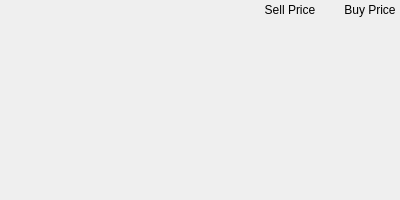
<?xml version="1.0" encoding="UTF-8"?>
<ui version="4.0">
 <class>InputPage</class>
 <widget class="QWidget" name="InputPage">
  <property name="geometry">
   <rect>
    <x>0</x>
    <y>0</y>
    <width>400</width>
    <height>200</height>
   </rect>
  </property>
  <property name="windowTitle">
   <string>InputPage</string>
  </property>
  <layout class="QVBoxLayout" name="verticalLayout">
   <property name="spacing">
    <number>5</number>
   </property>
   <property name="leftMargin">
    <number>0</number>
   </property>
   <property name="topMargin">
    <number>0</number>
   </property>
   <property name="rightMargin">
    <number>0</number>
   </property>
   <property name="bottomMargin">
    <number>0</number>
   </property>
   <item>
    <widget class="QWidget" name="header" native="true">
     <layout class="QHBoxLayout" name="horizontalLayout">
      <property name="spacing">
       <number>0</number>
      </property>
      <property name="leftMargin">
       <number>0</number>
      </property>
      <property name="topMargin">
       <number>0</number>
      </property>
      <property name="rightMargin">
       <number>0</number>
      </property>
      <property name="bottomMargin">
       <number>0</number>
      </property>
      <item>
       <spacer name="horizontalSpacer">
        <property name="orientation">
         <enum>Qt::Horizontal</enum>
        </property>
        <property name="sizeHint" stdset="0">
         <size>
          <width>0</width>
          <height>0</height>
         </size>
        </property>
       </spacer>
      </item>
      <item>
       <widget class="QLabel" name="sell_price_label">
        <property name="minimumSize">
         <size>
          <width>60</width>
          <height>0</height>
         </size>
        </property>
        <property name="maximumSize">
         <size>
          <width>60</width>
          <height>16777215</height>
         </size>
        </property>
        <property name="text">
         <string>Sell Price</string>
        </property>
        <property name="alignment">
         <set>Qt::AlignCenter</set>
        </property>
       </widget>
      </item>
      <item>
       <widget class="QLabel" name="lock_buffer">
        <property name="minimumSize">
         <size>
          <width>20</width>
          <height>20</height>
         </size>
        </property>
        <property name="maximumSize">
         <size>
          <width>20</width>
          <height>20</height>
         </size>
        </property>
       </widget>
      </item>
      <item>
       <widget class="QLabel" name="buy_price_label">
        <property name="minimumSize">
         <size>
          <width>60</width>
          <height>0</height>
         </size>
        </property>
        <property name="maximumSize">
         <size>
          <width>60</width>
          <height>16777215</height>
         </size>
        </property>
        <property name="text">
         <string>Buy Price</string>
        </property>
        <property name="alignment">
         <set>Qt::AlignCenter</set>
        </property>
       </widget>
      </item>
     </layout>
    </widget>
   </item>
   <item>
    <spacer name="verticalSpacer">
     <property name="orientation">
      <enum>Qt::Vertical</enum>
     </property>
     <property name="sizeHint" stdset="0">
      <size>
       <width>0</width>
       <height>0</height>
      </size>
     </property>
    </spacer>
   </item>
  </layout>
 </widget>
 <layoutdefault spacing="6" margin="11"/>
 <resources/>
 <connections/>
</ui>
